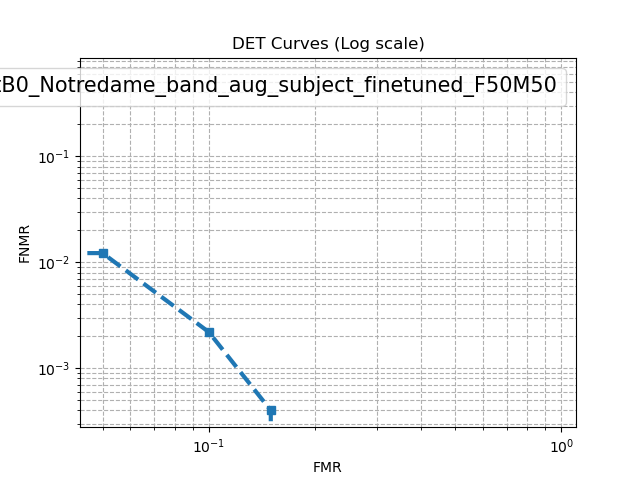
#> input picture base-notredame/DET (Log).png, 640 x 480 px, given in place of 1104.jpg, which was not available
$ jupyter execute --allow-errors notebook.ipynb   (older library calls are emulated)
#> lines starting #> are read from the running program, lines starting #| are printed output that depends on the picture; long printed decimals are rounded; pictures that were not available may be replaced by others from this repository, and a replacement may not be noted
[cell 1]
import pandas as pd
import glob
folder = r"F:\Lab\nfs\base\*.csv"

[cell 2]
folder = r"F:\Lab\nfs\base-visob\stats\right\Female\*.csv"

all_data = []
for f in glob.glob(folder):
    df = pd.read_csv(f, header=1)
    # print(df.head())
    exp_id = df['Experiment ID'][0]
    exp = exp_id.split('_')[-1]
    auc = df['AUC'][0]
    eer = df['EER'][0]
    zero_fmr = df['ZeroFMR'][0]
    fmr1000 = df['FMR1000'][0]
    fmr100 = df['FMR100'][0]
    fmr10 = df['FMR10'][0]
    fmr20 = df['FMR20'][0]
    exp_id = '_'.join(exp_id.split('_')[:-1])
    all_data.append([exp_id, auc, eer, zero_fmr, fmr10, fmr20, fmr100, fmr1000, exp, 'F100'])
    # all_data[exp].append([exp_id, auc, eer, zero_fmr, fmr10, fmr20, fmr100, fmr1000])
    # all_data.append(list(df.iloc[0]))
# print(all_data)

[cell 3]
folder = r"F:\Lab\nfs\base-visob\stats\right\Male\*.csv"
for f in glob.glob(folder):
    df = pd.read_csv(f, header=1)
    # print(df.head())
    exp_id = df['Experiment ID'][0]
    exp = exp_id.split('_')[-1]
    auc = df['AUC'][0]
    eer = df['EER'][0]
    zero_fmr = df['ZeroFMR'][0]
    fmr1000 = df['FMR1000'][0]
    fmr100 = df['FMR100'][0]
    fmr10 = df['FMR10'][0]
    fmr20 = df['FMR20'][0]
    exp_id = '_'.join(exp_id.split('_')[:-1])
    all_data.append([exp_id, auc, eer, zero_fmr, fmr10, fmr20, fmr100, fmr1000, exp, 'M100'])
    # all_data[exp].append([exp_id, auc, eer, zero_fmr, fmr10, fmr20, fmr100, fmr1000])
    # all_data.append(list(df.iloc[0]))
# print(all_data)

[cell 4]
folder = r"F:\Lab\nfs\base-visob\stats\right\50-50\*.csv"
for f in glob.glob(folder):
    df = pd.read_csv(f, header=1)
    # print(df.head())
    exp_id = df['Experiment ID'][0]
    exp = exp_id.split('_')[-1]
    auc = df['AUC'][0]
    eer = df['EER'][0]
    zero_fmr = df['ZeroFMR'][0]
    fmr1000 = df['FMR1000'][0]
    fmr100 = df['FMR100'][0]
    fmr10 = df['FMR10'][0]
    fmr20 = df['FMR20'][0]
    exp_id = '_'.join(exp_id.split('_')[:-1])
    all_data.append([exp_id, auc, eer, zero_fmr, fmr10, fmr20, fmr100, fmr1000, exp, 'F50M50'])
    # all_data[exp].append([exp_id, auc, eer, zero_fmr, fmr10, fmr20, fmr100, fmr1000])
    # all_data.append(list(df.iloc[0]))
# print(all_data)

[cell 5]
all_data

[cell 6]
df = pd.DataFrame(all_data)
# df.head()
#> (the rest of this cell did not finish here and is left out)

[cell 7]
import plotly.express as px

import plotly.graph_objects as go

# Group by Network, Train Balance, TestBalance
#> (the rest of this cell did not finish here and is left out)

[cell 8]
import wandb

run = wandb.init(project='UFPR-Ocular', entity='sreeraj')


import plotly.express as px


my_table = wandb.Table(columns=["Experiment ID", "AUC", "EER", "ZeroFMR", "FMR10", "FMR20", "FMR100", "FMR1000", "DataBalance"], data=df)
#> (the rest of this cell did not finish here and is left out)

[cell 9]
import cv2

img = cv2.imread(r"F:\Lab\datasets\fairface\fairface-img-margin025-trainval\train\1104.jpg")
#> img is the input picture: shape (480, 640, 3); mean B, G, R 245.9, 245.7, 245.4
img = cv2.cvtColor(img, cv2.COLOR_BGR2RGB)

from matplotlib import pyplot as plt
# img = cv2.normalize(img, None, alpha=0, beta=1, norm_type=cv2.NORM_MINMAX, dtype=cv2.CV_32F)
plt.imshow(img)
plt.show()

[cell 10]
img = cv2.normalize(img, None, alpha=0, beta=1, norm_type=cv2.NORM_MINMAX, dtype=cv2.CV_32F)
plt.imshow(img)
plt.show()

#> (a cell that did not finish here is left out)

#> (a cell that did not finish here is left out)

#> (a cell that did not finish here is left out)

[cell 14]
def generate(num=5000):
#> called with num = 5000
    res = []
    from random import choice

    # select same
    for i in range(num):
        elem1 = gender_df.sample()
        elem2 = gender_df[gender_df[2] == elem1[2].iloc[0]].sample()
        while elem1[0].iloc[0] == elem2[0].iloc[0]:
            elem2 = gender_df[gender_df[2] == elem1[2].iloc[0]].sample()
        res.append((elem1[0].iloc[0], elem2[0].iloc[0], 0))


    for i in range(num):
        elem1 = gender_df.sample()
        elem2 = gender_df[gender_df[2] != elem1[2].iloc[0]].sample()
        res.append((elem1[0].iloc[0], elem2[0].iloc[0], 1))
    return res
#> (the rest of this cell did not finish here and is left out)

#> (a cell that did not finish here is left out)

[cell 16]
# Crop images into same size

from glob import glob
import cv2

from tqdm import tqdm

max_width, max_height = 0, 0
min_width, min_height = 100000, 100000

min_ar = 10000
max_ar = 0

heights = []
widths = []

for f in tqdm(glob(r"F:\Lab\nfs\notredame\nir-data\*.png")):
    img = cv2.imread(f)
    height, width, channels = img.shape
#> height = 480; width = 640; channels = 3
    heights.append(height)
    widths.append(width)
    max_width = max(width, max_width)
#> max_width = 640
    max_height = max(height, max_height)
#> max_height = 480
    min_width = min(width, min_width)
#> min_width = 640
    min_height = min(height, min_height)
#> min_height = 480

    ar = width/height
#> ar = 1.33
    min_ar = min(ar, min_ar)
#> min_ar = 1.33
    max_ar = max(ar, max_ar)
#> max_ar = 1.33


print(min_height, max_height)
#| 480 480
print(min_width, max_width)
#| 640 640
print(min_ar, max_ar)
#| 1.333 1.333

[cell 17]
import numpy as np
print(np.array(widths).mean(), np.array(heights).mean())
#| 640.0 480.0

import matplotlib.pyplot as plt

plt.hist(widths)
plt.figure()
plt.hist(heights)
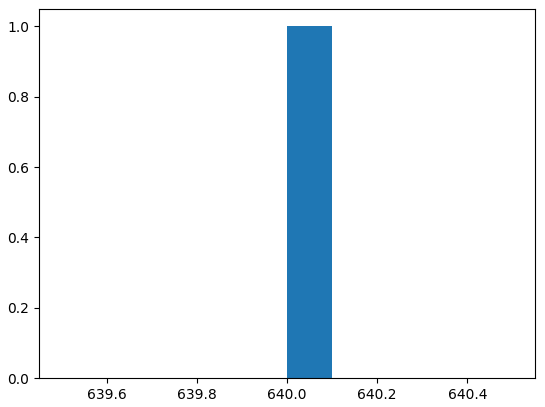
#> figure drawn by matplotlib, 1 panel; tallest bar 1 high, from x = 640 to 640.1
#> figure, not shown here; tallest bar 1 high, from x = 480 to 480.1

[cell 18]
# Crop images

target_dir = r"F:\Lab\nfs\notredame\nir-cropped"

#> (the rest of this cell did not finish here and is left out)

[cell 19]
plt.imshow(img)

[cell 20]
height = img.shape[0]
height = int(height * 0.95)
#> height = 456
img = img[:height,:,:]
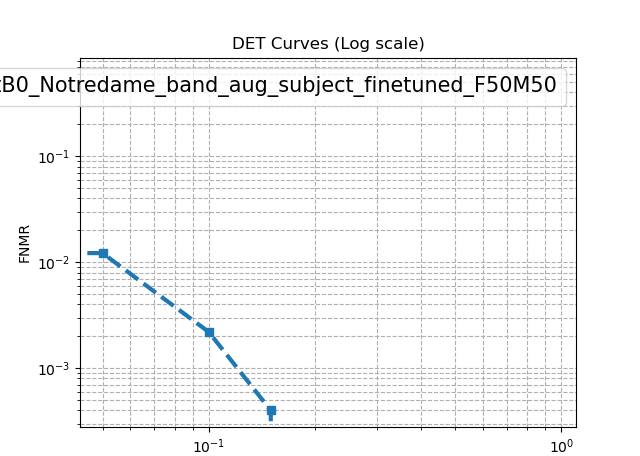
#> img: shape (456, 640, 3); mean B, G, R 245.5, 245.3, 245

plt.imshow(img)

[cell 21]
# Label images


import json

import pandas as pd

label_dict = {}
for f in glob(r"F:\Lab\nfs\notredame\data\*.json"):
    with open(f, 'r') as fd:
        data = json.load(fd)

    filename = data['imagePath']
    id_ = filename.split('d')[0]
    label = int(data['flags']['Male'])

    label_dict[id_] = label

# Manually add the missiing

label_dict['06754'] = 1

[cell 22]
import os

data = []
failed = []
subjects = list(label_dict.keys())
for f in glob(r'F:\Lab\nfs\notredame\nir-data\*.png'):
    try:
        filename = f.split(os.path.sep)[-1]
        id_ = filename.split('d')[0]
        label = label_dict[id_]
        subject = subjects.index(id_)
        data.append([filename, label, subject])
    except Exception as e:
        print(e)
        failed.append(filename)


df = pd.DataFrame(data, columns=['file', 'gender', 'subject'])
df.to_csv('nir_gender_labels.csv')
df.tail()

[cell 23]
# Train : Test 80:20
males = list(df[df['gender'] == 1]['subject'].unique())
females = list(df[df['gender'] == 0]['subject'].unique())

# Remove the test set first then balance the training set
import random

test_males = random.sample(males, int(len(females) * 0.1))
test_females = random.sample(females, int(len(females) * 0.1))

[cell 24]
setA = set(test_males)
setB = set(males)

train_males = setB.difference(setA)

setA = set(test_females)
setB = set(females)

train_females = setB.difference(setA)

#> (a cell that did not finish here is left out)

[cell 26]
test_male_df = df[df['subject'].isin(test_males)]
test_female_df = df[df['subject'].isin(test_females)]

print(len(test_male_df), len(test_female_df))

#> (a cell that did not finish here is left out)

#> (a cell that did not finish here is left out)

[cell 29]
import tensorflow as tf

img = cv2.imread(r"F:\Lab\nfs\notredame\nir-cropped\02463d3896.png")
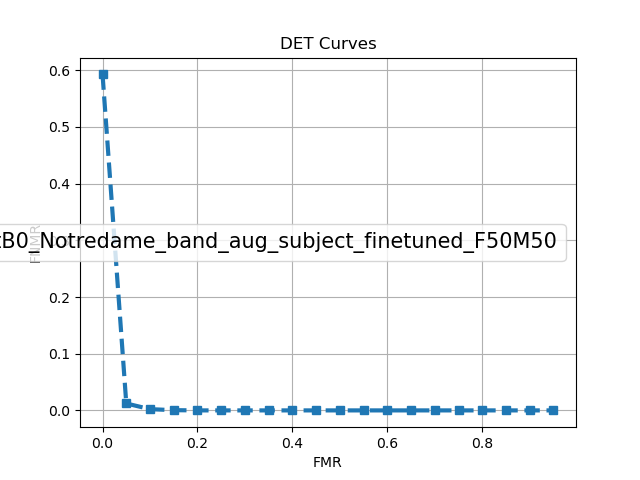
#> input picture base-notredame/DET.png, 640 x 480 px, given in place of 02463d3896.png, which was not available
#> img is the input picture: shape (480, 640, 3); mean B, G, R 248.1, 247.5, 246.5

plt.imshow(img)
